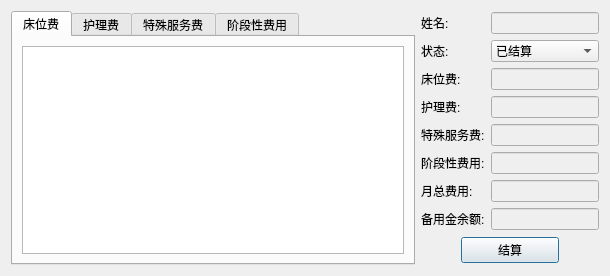
<?xml version="1.0" encoding="UTF-8"?>
<ui version="4.0">
 <class>MonthlySettleDialog</class>
 <widget class="QDialog" name="MonthlySettleDialog">
  <property name="geometry">
   <rect>
    <x>0</x>
    <y>0</y>
    <width>610</width>
    <height>276</height>
   </rect>
  </property>
  <property name="windowTitle">
   <string>Dialog</string>
  </property>
  <layout class="QGridLayout" name="gridLayout_4">
   <item row="0" column="0">
    <layout class="QHBoxLayout" name="horizontalLayout_3">
     <item>
      <widget class="QTabWidget" name="tabWidget">
       <property name="currentIndex">
        <number>0</number>
       </property>
       <widget class="QWidget" name="tab_bed">
        <attribute name="title">
         <string>床位费</string>
        </attribute>
        <layout class="QGridLayout" name="gridLayout">
         <item row="0" column="0">
          <widget class="QTableView" name="tableView_bed"/>
         </item>
        </layout>
       </widget>
       <widget class="QWidget" name="tab_nurse">
        <attribute name="title">
         <string>护理费</string>
        </attribute>
        <layout class="QGridLayout" name="gridLayout_2">
         <item row="0" column="0">
          <widget class="QTableView" name="tableView_nurse"/>
         </item>
        </layout>
       </widget>
       <widget class="QWidget" name="tab_special">
        <attribute name="title">
         <string>特殊服务费</string>
        </attribute>
        <layout class="QGridLayout" name="gridLayout_3">
         <item row="0" column="0">
          <widget class="QTableView" name="tableView_special"/>
         </item>
        </layout>
       </widget>
       <widget class="QWidget" name="tab_stage">
        <attribute name="title">
         <string>阶段性费用</string>
        </attribute>
        <layout class="QVBoxLayout" name="verticalLayout_3">
         <item>
          <widget class="QTableView" name="tableView_stage"/>
         </item>
        </layout>
       </widget>
      </widget>
     </item>
     <item>
      <layout class="QVBoxLayout" name="verticalLayout_4">
       <item>
        <layout class="QHBoxLayout" name="horizontalLayout">
         <item>
          <layout class="QVBoxLayout" name="verticalLayout">
           <item>
            <widget class="QLabel" name="label">
             <property name="text">
              <string>姓名:</string>
             </property>
            </widget>
           </item>
           <item>
            <widget class="QLabel" name="label_7">
             <property name="text">
              <string>状态:</string>
             </property>
            </widget>
           </item>
           <item>
            <widget class="QLabel" name="label_2">
             <property name="text">
              <string>床位费:</string>
             </property>
            </widget>
           </item>
           <item>
            <widget class="QLabel" name="label_3">
             <property name="text">
              <string>护理费:</string>
             </property>
            </widget>
           </item>
           <item>
            <widget class="QLabel" name="label_4">
             <property name="text">
              <string>特殊服务费:</string>
             </property>
            </widget>
           </item>
           <item>
            <widget class="QLabel" name="label_5">
             <property name="text">
              <string>阶段性费用:</string>
             </property>
            </widget>
           </item>
           <item>
            <widget class="QLabel" name="label_6">
             <property name="text">
              <string>月总费用:</string>
             </property>
            </widget>
           </item>
           <item>
            <widget class="QLabel" name="label_8">
             <property name="text">
              <string>备用金余额:</string>
             </property>
            </widget>
           </item>
          </layout>
         </item>
         <item>
          <layout class="QVBoxLayout" name="verticalLayout_2">
           <item>
            <widget class="QLineEdit" name="lineEdit_name">
             <property name="enabled">
              <bool>false</bool>
             </property>
             <property name="sizePolicy">
              <sizepolicy hsizetype="Preferred" vsizetype="Fixed">
               <horstretch>0</horstretch>
               <verstretch>0</verstretch>
              </sizepolicy>
             </property>
            </widget>
           </item>
           <item>
            <widget class="QComboBox" name="comboBox">
             <item>
              <property name="text">
               <string>已结算</string>
              </property>
             </item>
             <item>
              <property name="text">
               <string>未结算</string>
              </property>
             </item>
            </widget>
           </item>
           <item>
            <widget class="QLineEdit" name="lineEdit_bedCost">
             <property name="enabled">
              <bool>false</bool>
             </property>
             <property name="sizePolicy">
              <sizepolicy hsizetype="Preferred" vsizetype="Fixed">
               <horstretch>0</horstretch>
               <verstretch>0</verstretch>
              </sizepolicy>
             </property>
            </widget>
           </item>
           <item>
            <widget class="QLineEdit" name="lineEdit_nurseCost">
             <property name="enabled">
              <bool>false</bool>
             </property>
             <property name="sizePolicy">
              <sizepolicy hsizetype="Preferred" vsizetype="Fixed">
               <horstretch>0</horstretch>
               <verstretch>0</verstretch>
              </sizepolicy>
             </property>
            </widget>
           </item>
           <item>
            <widget class="QLineEdit" name="lineEdit_SpecialCost">
             <property name="enabled">
              <bool>false</bool>
             </property>
             <property name="sizePolicy">
              <sizepolicy hsizetype="Preferred" vsizetype="Fixed">
               <horstretch>0</horstretch>
               <verstretch>0</verstretch>
              </sizepolicy>
             </property>
            </widget>
           </item>
           <item>
            <widget class="QLineEdit" name="lineEdit_stageCost">
             <property name="enabled">
              <bool>false</bool>
             </property>
             <property name="sizePolicy">
              <sizepolicy hsizetype="Preferred" vsizetype="Fixed">
               <horstretch>0</horstretch>
               <verstretch>0</verstretch>
              </sizepolicy>
             </property>
            </widget>
           </item>
           <item>
            <widget class="QLineEdit" name="lineEdit_totalCost">
             <property name="enabled">
              <bool>false</bool>
             </property>
             <property name="sizePolicy">
              <sizepolicy hsizetype="Preferred" vsizetype="Fixed">
               <horstretch>0</horstretch>
               <verstretch>0</verstretch>
              </sizepolicy>
             </property>
            </widget>
           </item>
           <item>
            <widget class="QLineEdit" name="lineEdit_account">
             <property name="enabled">
              <bool>false</bool>
             </property>
             <property name="sizePolicy">
              <sizepolicy hsizetype="Preferred" vsizetype="Fixed">
               <horstretch>0</horstretch>
               <verstretch>0</verstretch>
              </sizepolicy>
             </property>
            </widget>
           </item>
          </layout>
         </item>
        </layout>
       </item>
       <item>
        <layout class="QHBoxLayout" name="horizontalLayout_2">
         <item>
          <spacer name="horizontalSpacer">
           <property name="orientation">
            <enum>Qt::Horizontal</enum>
           </property>
           <property name="sizeType">
            <enum>QSizePolicy::Preferred</enum>
           </property>
           <property name="sizeHint" stdset="0">
            <size>
             <width>40</width>
             <height>20</height>
            </size>
           </property>
          </spacer>
         </item>
         <item>
          <widget class="QPushButton" name="btn_settle">
           <property name="text">
            <string>结算</string>
           </property>
          </widget>
         </item>
         <item>
          <spacer name="horizontalSpacer_2">
           <property name="orientation">
            <enum>Qt::Horizontal</enum>
           </property>
           <property name="sizeType">
            <enum>QSizePolicy::Preferred</enum>
           </property>
           <property name="sizeHint" stdset="0">
            <size>
             <width>40</width>
             <height>20</height>
            </size>
           </property>
          </spacer>
         </item>
        </layout>
       </item>
      </layout>
     </item>
    </layout>
   </item>
  </layout>
 </widget>
 <resources/>
 <connections/>
</ui>
